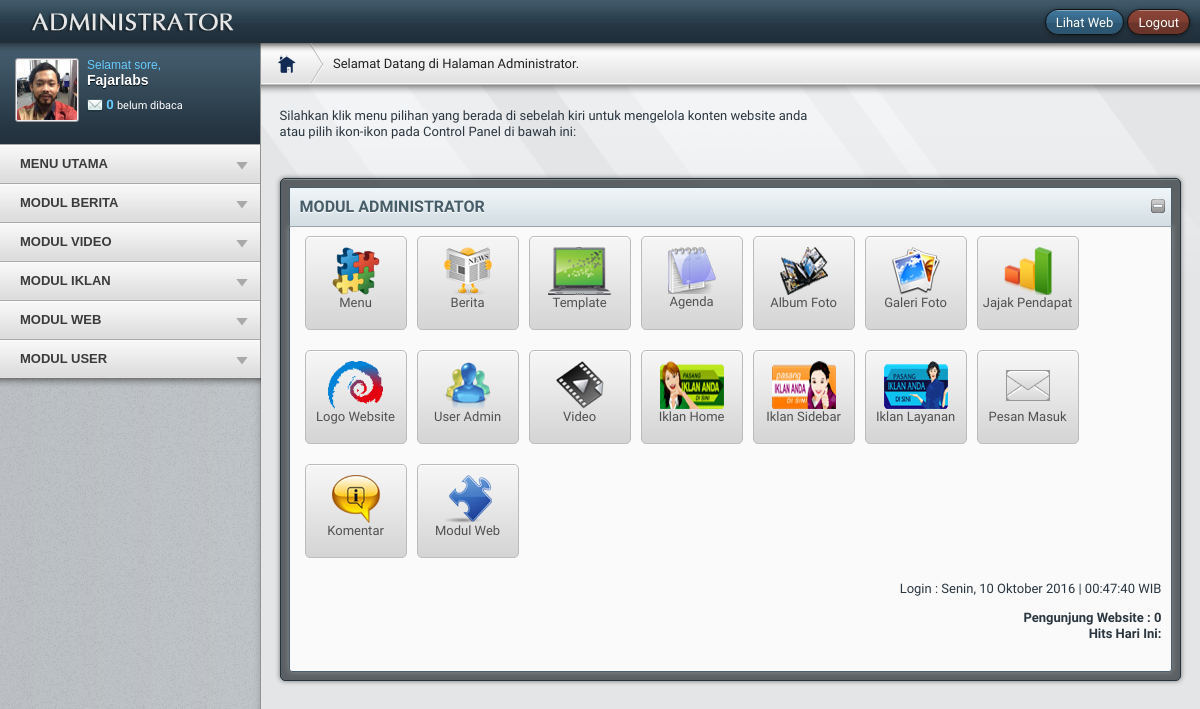
The app's page /redaktur/media.php?module=home (signed in) with its own data.
### tables this page shows
CREATE TABLE `users` (
  `username` varchar(50) NOT NULL,
  `password` varchar(50) NOT NULL,
  `nama_lengkap` varchar(100) NOT NULL,
  `email` varchar(100) NOT NULL,
  `no_telp` varchar(20) NOT NULL,
  `foto` varchar(100) NOT NULL,
  `level` varchar(20) NOT NULL DEFAULT 'user',
  `blokir` enum('Y','N') NOT NULL DEFAULT 'N',
  `id_session` varchar(100) NOT NULL
);

### redaktur/foto.php (the view, shortened to what this page needs)
 <?php
$a=mysql_fetch_array(mysql_query("SELECT * FROM users WHERE username='$_SESSION[namauser]'"));
echo "<img class='img-left framed' width=60 src='../foto_user/$a[foto]' border=0 class>";
?>

### redaktur/nama.php (shortened to what this page needs)
<?php
$a=mysql_fetch_array(mysql_query("SELECT * FROM users WHERE username='$_SESSION[namauser]'"));
echo "<div class='nama_user'>$a[nama_lengkap]</div>";
?>

### records on screen
users: foto (picture), nama_lengkap "Fajarlabs"

### other values on screen
$jumHub "0"
$hari_ini "Senin"
$pengunjungonline "0"
